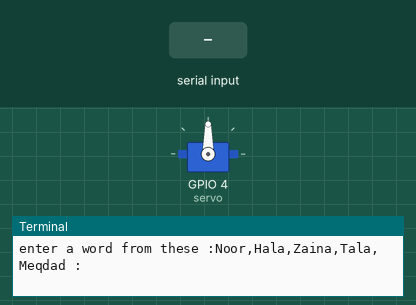
This program was run on a simulated Raspberry Pi (BCM pin numbers). On the bench: servo, the last lines printed to the terminal. The inputs (shaded band) are chosen by the test bench. Random numbers come from a fixed seed; servo angles are drawn from the pulse width (0.5 ms = 0°, 2.5 ms = 180°).

Above: at 1.2 s.
1.3 s: "1" typed at the terminal, then Enter
At 1.6 s:
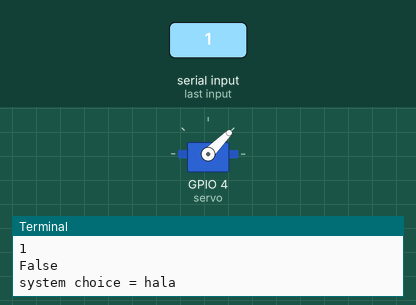
4.3 s: "0" typed at the terminal, then Enter
At 6.7 s:
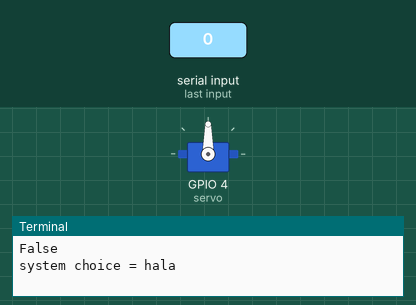
7.3 s: "2" typed at the terminal, then Enter
At 8.7 s:
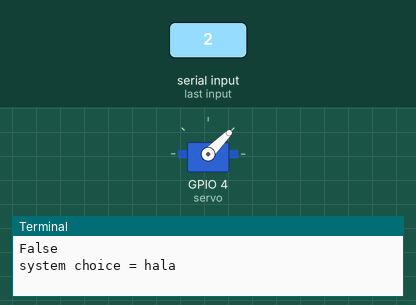
Timing chart, 0 to 10.8 s (numbered marks = the images above; inputs shaded):
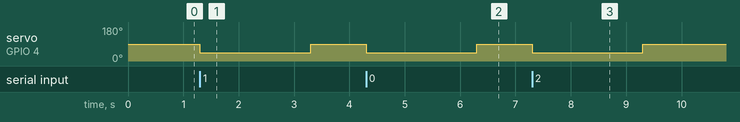

The program:

RPIgame.py
```python
from gpiozero import Servo
import random
from time import sleep
servo=Servo(4)
mylist=["noor","hala","zaina","tala","meqdad"]
choice =random.choice(mylist)

while True:
    userchoice=input("enter a word from these :Noor,Hala,Zaina,Tala,Meqdad : ")
    if userchoice.lower()==choice :
        servo.max()
        print("True")
        print("system choice =",choice)
        sleep(2)
        servo.mid()
        sleep(1)
    if userchoice.lower()!=choice:
        servo.min()
        print("False")
        print("system choice =",choice)
        sleep(2)
        servo.mid()
        sleep(1)
```

Measured:
- after the input at 1.3 s, servo on GPIO 4 (servo): 90° → 45° at once, → 90° 2.0 s later
- after the input at 4.3 s, servo on GPIO 4 (servo): 90° → 45° at once, → 90° 2.0 s later
- after the input at 7.3 s, servo on GPIO 4 (servo): 90° → 45° at once, → 90° 2.0 s later
